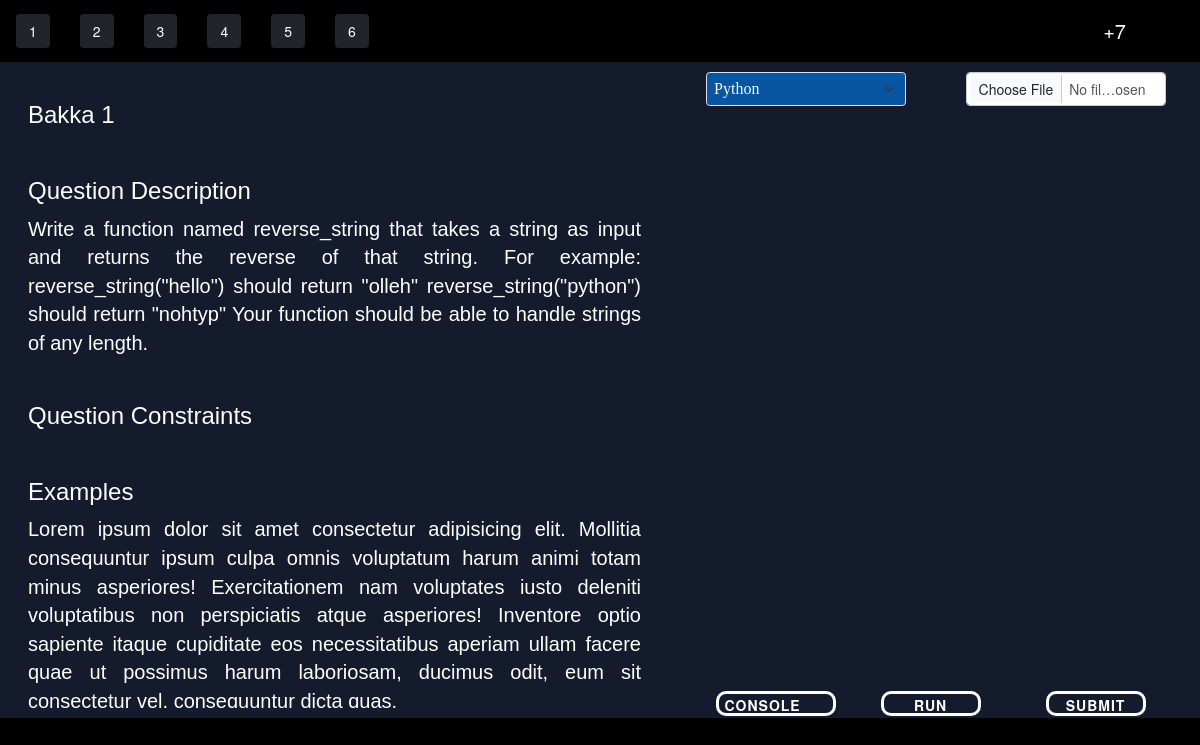
The page /question/1 (signed in) on the database its author committed.
### app1/models.py (models this page shows)
class Question(models.Model):
    q_id = models.IntegerField(primary_key=True)
    q_title = models.CharField(max_length=40)
    q_descrp =models.TextField()
    q_ip_formate = models.TextField(null=True,blank=True)
    q_op_formate = models.TextField(null=True,blank=True)
    q_const = models.TextField(null=True,blank=True)
    q_sip = models.TextField(null=True,blank=True)
    q_sop = models.TextField(null=True,blank=True)
    q_diff_level = models.CharField( max_length=50)
    q_point = models.IntegerField(default=0)
    q_aqrcy = models.IntegerField(default=0)
    q_subns = models.IntegerField(default=0)
    q_time_limit = models.IntegerField(null=True,default=1)
    q_memory_limit = models.IntegerField(null=True,default=50000)
    def __str__(self):
        return f"{self.q_id}"

### app1/views.py (the view)
# urls.py: path('question/', views.questions, name='questions'),
@login_required(login_url='login')
def question(request,id):
    context={}
    question = Question.objects.get(q_id=id)
    print("question",question)
    user = User.objects.get(username=request.user)
    player = Player.objects.get(user=user)
    team = Team.objects.get(user__username=request.user)
    print("this is user : ",user,"with team id : ",team)
    context["question"]=question
    context["player"]=player
    context["team"]=team
    context["isSolved"]=False
    context["end_time"]= Contest_time.objects.get(id=1)
    try:
        submission = Submission.objects.filter(team=team,q_id=question,q_status="AC").last()
        print("last accepted submission ",submission)
        context["isSolved"]=True
        context["user_code"]=json.dumps(submission.s_code)
    except:
        try:
            submission = Submission.objects.filter(player=user,q_id=question).last()
            context["isSolved"]=True
            context["user_code"]=json.dumps(submission.s_code)
        except:
            context["isSolved"]=False
            context["user_code"]=json.dumps("#Write your code here..")
    try:
        if submission.s_language == "cpp":
            context["code_lang_cpp"]="cpp"
        if submission.s_language == "c":
            context["code_lang_c"]="c"
    except:
        pass
    print("user code  : ",context["user_code"])
    return render(request,"app1/codingPage.html",context)

### app1/models.py (called while the page is built)
    def __str__(self) -> str:
        return f"{self.id}"

### RC/templates/app1/codingPage.html (shortened to what this page needs)
<!DOCTYPE html>
{% load static %}
<html lang="en">
<head>
    <link rel="stylesheet" href="{% static 'app1/css/codingPage.css' %}">
    <link href="https://cdn.jsdelivr.net/npm/bootstrap@5.3.0-alpha1/dist/css/bootstrap.min.css" rel="stylesheet">
    <link href="https://cdnjs.cloudflare.com/ajax/libs/prism/1.24.1/themes/prism.min.css" rel="stylesheet" />
    <link rel="stylesheet" href="https://maxcdn.bootstrapcdn.com/bootstrap/3.4.1/css/bootstrap.min.css">
</head>
<body class="mainBody">
<section class="head-strip">
   <div class="questions ">
     <div class="queno"><button type="button  "class=" btn  btn-dark" id="qbtn" onclick="location.href='/question/1'">1</button></div>
     <div class="queno"><button type="button " class=" btn btn-dark   " id="qbtn" onclick="location.href='/question/2'">2</button></div>
     <div class="queno"><button type="button " class=" btn btn-dark   " id="qbtn" onclick="location.href='/question/3'">3</button></div>
     <div class="queno"><button type="button " class=" btn btn-dark   " id="qbtn" onclick="location.href='/question/4'">4</button></div>
     <div class="queno"><button type="button " class=" btn btn-dark   " id="qbtn" onclick="location.href='/question/5'">5</button></div>
     <div class="queno"><button type="button " class=" btn btn-dark   " id="qbtn" onclick="location.href='/question/6'">6</button></div>
   </div>
   <div class="score-time">
    <div class="btn-group mx-auto" role="group" aria-label="Basic outlined example">
        <div type="button" class="btn btn-outline-dark "id="score">+7</div>
      </div>
   </div>
</section>
<section class="coding ">
  <div class="questionpart">
    <div class="que-name">
      <h3> {{question.q_title}} </h3>
  </div>
   <div class="quepart que-description" style="height: auto;">
    <h3>Question Description</h3>
    {{question.q_descrp}}
   </div>
   <div class="quepart que-constrains">
    <h3>Question Constraints</h3>
   </div>
   <div class=" quepart que-examples">
    <h3>Examples</h3>
    Lorem ipsum dolor sit amet consectetur adipisicing elit. Mollitia consequuntur ipsum culpa omnis voluptatum harum animi totam minus asperiores! Exercitationem nam voluptates iusto deleniti voluptatibus non perspiciatis atque asperiores! Inventore optio sapiente itaque cupiditate eos necessitatibus aperiam ullam facere quae ut possimus harum laboriosam, ducimus odit, eum sit consectetur vel, consequuntur dicta quas.
   </div>
 </div>
   <form action="" method="POST" id="code_form">
       <div class="codingpart">
    <div class="drop-buttons">
        <div class="lang">
            <select class="form-select langbtn btn-outline-dark " id="langbtn" aria-label="Default select example" style="background-color: rgba(3, 111, 212, 0.696);">
                <option value="python" selected>Python</option>
              </select>
        </div>
        <div class="choosefile" >
         <input type="file"  class="form-control choosef btn-outline-dark"  id="customFile" accept=".c, .cpp, .py" />
        </div>
    </div>
    <div class="code-section">
      <div   class="codehere" id="editor1">
      </div>
    </div>
    <div class="submit-strip">
      <div class="console">
        <button type="button" class="console-btn d-flex flex-wrap " data-toggle="collapse" id="console-btn"data-target="#test-cases" >
          Console
        </button>
    </div>
      <div class="submit-btn">
        <button type="submit" class="run-btn   btn-outline-dark" id="run_code">Run</button>
      </div>
      <div class="submit-btn">
        <button type="submit" class="run-btn  btn-outline-dark" id="submit_code">Submit</button>
      </div>
    </div>
   </div>
  </form>
</section>
</body>
</html>

### app1/static/app1/css/codingPage.css (style rules this page uses)
body { font-family: "Helvetica Neue",Helvetica,Arial,sans-serif; font-size: 14px; line-height: 1.42857143; color: #333; padding-bottom: 10vh; background-color: #fff; }
.mainBody { background-color: black; }
.head-strip { display: grid; grid-template-columns: 50% 50%; height: 7vh; border: 1px solid black; }
.queno { display: inline ; margin: 0px 15px; }
.questions { display: flex; align-items: center; width: 54vw; }
.score-time { margin: auto 5vw auto auto; }
.drop-buttons { display: grid; grid-template-columns: 50% 50%; padding: 0px 20px; }
.choosefile .choosef { width: 200px; margin-left: auto; }
#langbtn { width: 200px; font-family: 'Quicksand,sans-serif'; font-size: 16px; color: whitesmoke; }
.coding { height: 74vh; margin: 5px; display: grid; grid-template-columns: 55% 45%; margin: auto; justify-content: center; padding: 10px; background: #131b2d; }
.questionpart { margin:0px auto; padding: 0px 8px; display: grid; grid-template-rows: auto; overflow-x: hidden; overflow-y: scroll; }
.codingpart { height: 100%; margin:0px auto; width: 90%; display: grid; grid-template-rows: 7% 88% 7%; }
.code-section { margin-top: 3%; display: grid; padding-bottom: 10px; }
.codehere { border-radius: 20px; display: flex; flex-direction: column; overflow-y: auto; }
#editor1 { margin-bottom: 20px; height: 100%; width: 100%; }
.console-btn { width: 120px; margin-left: 10px; border-radius: 10px; height: 25px; }
.submit-strip { display: grid; grid-template-columns:33% 33% 33% ; }
.submit-btn { padding: 0; height: 25px; }
.run-btn { border-radius: 10px; height: 25px; }
.submit-btn button { width: 100px; }
#score,#time { color: white; font-size: 20px; }
.console-btn,.run-btn { border: none; font-family: inherit; font-size: inherit; color: inherit; background: none; cursor: pointer; display: inline-block; margin: 15px 30px; text-transform: uppercase; letter-spacing: 1px; font-weight: 700; outline: none; position: relative; -webkit-transition: all 0.4s; -moz-transition: all 0.4s; transition: all 0.4s; }
.console-btn,.run-btn { border: 3px solid rgb(255, 255, 255); color: rgb(255, 255, 255); }
.console-btn::after,.run-btn::after { content: ''; position: absolute; z-index: -1; -webkit-transition: all 0.4s; -moz-transition: all 0.4s; transition: all 0.4s; color: black; }
.console-btn:after { width: 0%; height: 100%; top: 0; left: 0; background: rgb(47, 255, 50); color: black; }
.run-btn:after { width: 0%; height: 100%; top: 0; left: 0; background: rgb(47, 255, 50); }
.que-name,.que-constrains { color: rgb(253, 253, 253); border-radius: 20px; padding:10px 10px 10px 10px; font-family:'Trebuchet MS', 'Lucida Sans Unicode', 'Lucida Grande', 'Lucida Sans', Arial, sans-serif; font-size: 20px; justify-content: left; text-align: justify; }
.que-description,.que-examples { color: rgb(255, 255, 255); border-radius: 20px; background-color:none; padding:10px 10px 10px 10px; margin-bottom: 5px; font-family:'Trebuchet MS', 'Lucida Sans Unicode', 'Lucida Grande', 'Lucida Sans', Arial, sans-serif; font-size: 20px; text-align:justify; }

### rows shown on the page
Question: q_title "Bakka 1", q_descrp "Write a function named reverse_string that takes a string as input and returns the reverse of that string. For example: reverse_string(\"hello\") should return \"olleh\" reverse_string(\"python\") should return \"nohtyp\" Your function should be able to handle strings of any length."
